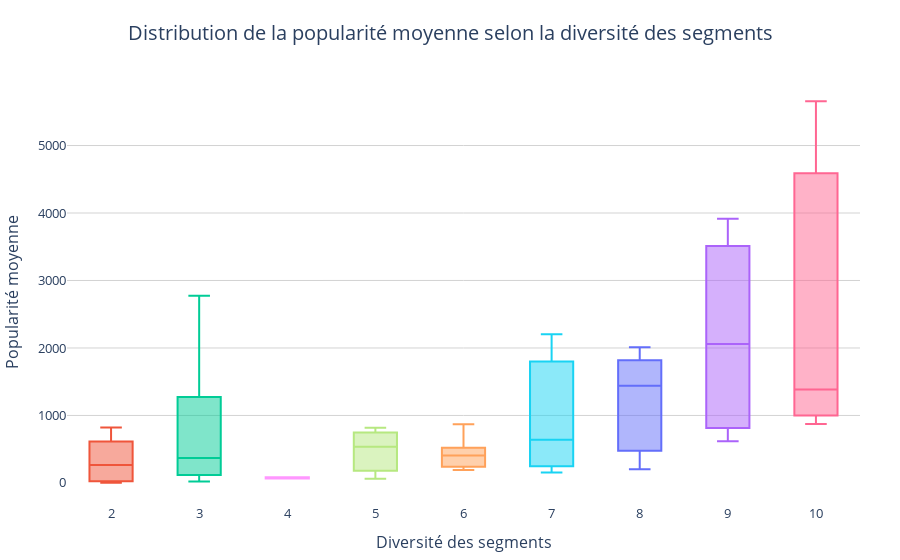

The notebook cell this image was saved under:
### Code cell
# Vérification des colonnes disponibles dans le DataFrame
print("Colonnes disponibles :", df.columns)

# Nettoyage
df_clean3 = df.dropna(subset=['make', 'model', 'market', 'popularity']).copy()
df_clean3 = df_clean3.drop_duplicates(subset=['make', 'model', 'market'])

# Explosion des catégories
df_clean3['market'] = df_clean3['market'].str.split(',')
df_exploded3 = df_clean3.explode('market')

# Diversité de segments
segment_diversity = df_exploded3.groupby('make')['market'].nunique().reset_index()
segment_diversity.columns = ['make', 'Diversité Segment']

# Fusion avec popularité
popularity_data = df_exploded3.groupby('make')['popularity'].mean().reset_index()
popularity_data.columns = ['make', 'Popularité Moyenne']

# Dataset final
merged_df = pd.merge(segment_diversity, popularity_data, on='make')

# Graphe en boite
fig = px.box(
    merged_df,
    x='Diversité Segment',
    y='Popularité Moyenne',
    color='Diversité Segment',
    title="Distribution de la popularité moyenne selon la diversité des segments",
    labels={
        'Diversité Segment': "Nombre de segments distincts",
        'Popularité Moyenne': "Popularité moyenne"
    }
)

fig.update_layout(
    title=dict(x=0.5, font=dict(size=20)),
    font=dict(size=14),
    xaxis=dict(
        title=dict(text="Diversité des segments", font=dict(size=16)),  # Corrected here
        tickmode='linear',
        tickfont=dict(size=13)
    ),
    yaxis=dict(
        title=dict(text="Popularité moyenne", font=dict(size=16)),
        tickfont=dict(size=13),
        gridcolor='lightgrey'
    ),
    showlegend=False,
    plot_bgcolor='white',
    margin=dict(t=80, b=40, l=60, r=40)
)

fig.update_traces(marker=dict(line=dict(width=1.5)), selector=dict(type='box'))

fig.show()

### Figure 1 — Plotly figure (JSON) as saved in the notebook; plotly's stock layout.template omitted (floating-point values rounded to 4 significant figures)
{"data": [{"alignmentgroup": "True", "hovertemplate": "Nombre de segments distincts=%{x}<br>Popularité moyenne=%{y}<extra></extra>", "legendgroup": "8", "marker": {"color": "#636efa", "line": {"width": 1.5}}, "name": "8", "notched": false, "offsetgroup": "8", "orientation": "v", "showlegend": true, "type": "box", "x": [8, 8, 8, 8, 8, 8, 8], "x0": " ", "xaxis": "x", "y": [204.0, 1851.0, 549.0, 1439.0, 454.0, 2009.0, 1715.0], "y0": " ", "yaxis": "y"}, {"alignmentgroup": "True", "hovertemplate": "Nombre de segments distincts=%{x}<br>Popularité moyenne=%{y}<extra></extra>", "legendgroup": "2", "marker": {"color": "#EF553B", "line": {"width": 1.5}}, "name": "2", "notched": false, "offsetgroup": "2", "orientation": "v", "showlegend": true, "type": "box", "x": [2, 2, 2, 2, 2, 2], "x0": " ", "xaxis": "x", "y": [113.0, 820.0, 613.0, 416.0, 26.0, 2.0], "y0": " ", "yaxis": "y"}, {"alignmentgroup": "True", "hovertemplate": "Nombre de segments distincts=%{x}<br>Popularité moyenne=%{y}<extra></extra>", "legendgroup": "3", "marker": {"color": "#00cc96", "line": {"width": 1.5}}, "name": "3", "notched": false, "offsetgroup": "3", "orientation": "v", "showlegend": true, "type": "box", "x": [3, 3, 3, 3, 3, 3, 3, 3], "x0": " ", "xaxis": "x", "y": [259.0, 2774.0, 21.0, 130.0, 1158.0, 105.0, 481.0, 1391.0], "y0": " ", "yaxis": "y"}, {"alignmentgroup": "True", "hovertemplate": "Nombre de segments distincts=%{x}<br>Popularité moyenne=%{y}<extra></extra>", "legendgroup": "9", "marker": {"color": "#ab63fa", "line": {"width": 1.5}}, "name": "9", "notched": false, "offsetgroup": "9", "orientation": "v", "showlegend": true, "type": "box", "x": [9, 9, 9, 9], "x0": " ", "xaxis": "x", "y": [3105.0, 3916.0, 1013.0, 617.0], "y0": " ", "yaxis": "y"}, {"alignmentgroup": "True", "hovertemplate": "Nombre de segments distincts=%{x}<br>Popularité moyenne=%{y}<extra></extra>", "legendgroup": "6", "marker": {"color": "#FFA15A", "line": {"width": 1.5}}, "name": "6", "notched": false, "offsetgroup": "6", "orientation": "v", "showlegend": true, "type": "box", "x": [6, 6, 6, 6, 6, 6], "x0": " ", "xaxis": "x", "y": [520.0, 190.0, 238.0, 436.0, 376.0, 870.0], "y0": " ", "yaxis": "y"}, {"alignmentgroup": "True", "hovertemplate": "Nombre de segments distincts=%{x}<br>Popularité moyenne=%{y}<extra></extra>", "legendgroup": "7", "marker": {"color": "#19d3f3", "line": {"width": 1.5}}, "name": "7", "notched": false, "offsetgroup": "7", "orientation": "v", "showlegend": true, "type": "box", "x": [7, 7, 7, 7, 7, 7, 7, 7, 7], "x0": " ", "xaxis": "x", "y": [155.0, 1624.0, 2202.0, 1720.0, 258.0, 586.0, 210.0, 640.0, 2031.0], "y0": " ", "yaxis": "y"}, {"alignmentgroup": "True", "hovertemplate": "Nombre de segments distincts=%{x}<br>Popularité moyenne=%{y}<extra></extra>", "legendgroup": "10", "marker": {"color": "#FF6692", "line": {"width": 1.5}}, "name": "10", "notched": false, "offsetgroup": "10", "orientation": "v", "showlegend": true, "type": "box", "x": [10, 10, 10], "x0": " ", "xaxis": "x", "y": [1385.0, 5657.0, 873.0], "y0": " ", "yaxis": "y"}, {"alignmentgroup": "True", "hovertemplate": "Nombre de segments distincts=%{x}<br>Popularité moyenne=%{y}<extra></extra>", "legendgroup": "5", "marker": {"color": "#B6E880", "line": {"width": 1.5}}, "name": "5", "notched": false, "offsetgroup": "5", "orientation": "v", "showlegend": true, "type": "box", "x": [5, 5, 5], "x0": " ", "xaxis": "x", "y": [819.0, 61.0, 535.0], "y0": " ", "yaxis": "y"}, {"alignmentgroup": "True", "hovertemplate": "Nombre de segments distincts=%{x}<br>Popularité moyenne=%{y}<extra></extra>", "legendgroup": "4", "marker": {"color": "#FF97FF", "line": {"width": 1.5}}, "name": "4", "notched": false, "offsetgroup": "4", "orientation": "v", "showlegend": true, "type": "box", "x": [4, 4], "x0": " ", "xaxis": "x", "y": [67.0, 86.0], "y0": " ", "yaxis": "y"}], "layout": {"boxmode": "overlay", "font": {"size": 14}, "legend": {"title": {"text": "Nombre de segments distincts"}, "tracegroupgap": 0}, "margin": {"b": 40, "l": 60, "r": 40, "t": 80}, "plot_bgcolor": "white", "showlegend": false, "title": {"font": {"size": 20}, "text": "Distribution de la popularité moyenne selon la diversité des segments", "x": 0.5}, "xaxis": {"anchor": "y", "categoryarray": [8, 2, 3, 9, 6, 7, 10, 5, 4], "categoryorder": "array", "domain": [0, 1], "tickfont": {"size": 13}, "tickmode": "linear", "title": {"font": {"size": 16}, "text": "Diversité des segments"}}, "yaxis": {"anchor": "x", "domain": [0, 1], "gridcolor": "lightgrey", "tickfont": {"size": 13}, "title": {"font": {"size": 16}, "text": "Popularité moyenne"}}}}
